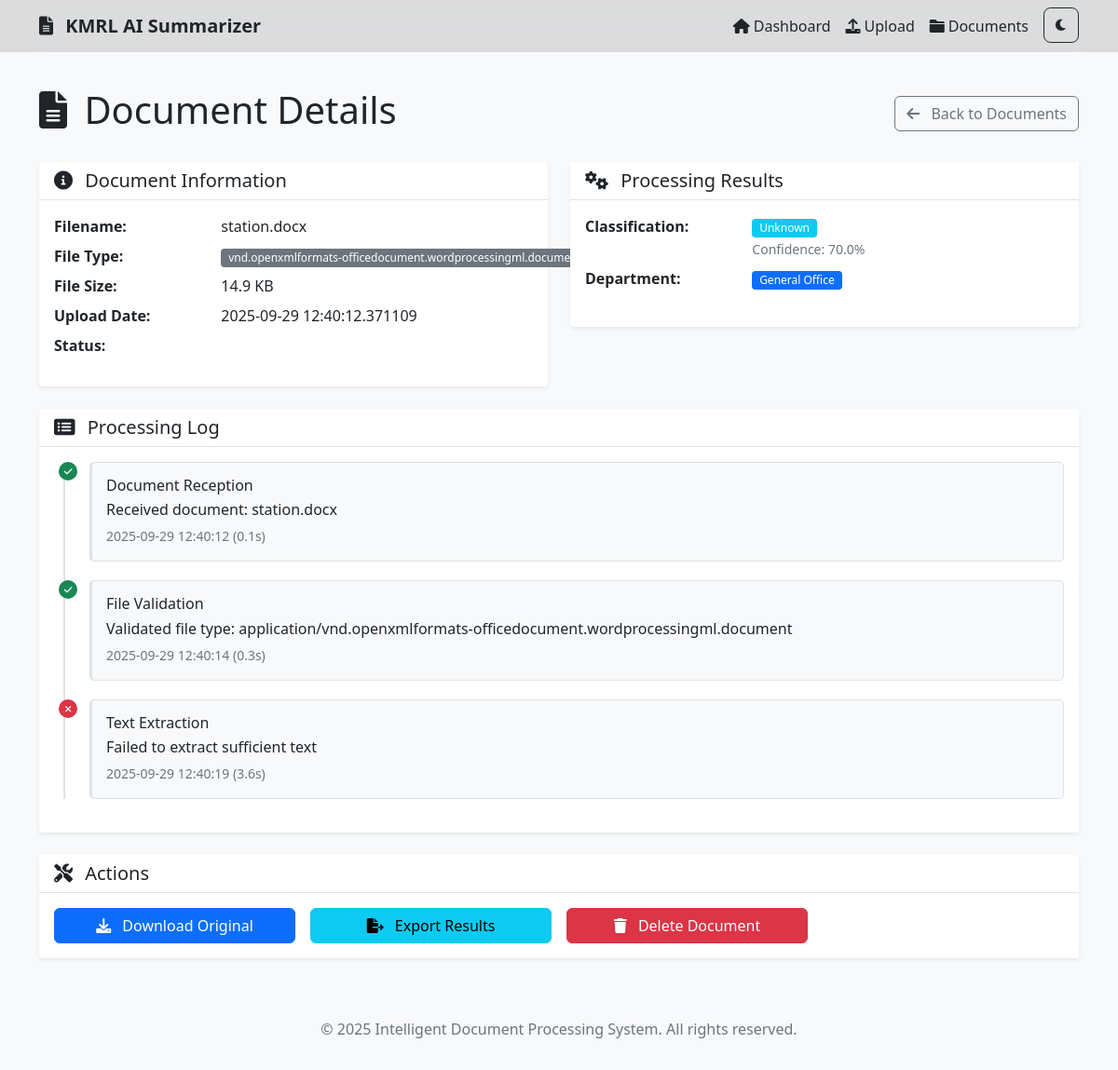
The app's page /document/6 with its own data.
### app.py (models this page shows, shortened)
class Document(db.Model):
    id = db.Column(db.Integer, primary_key=True)
    filename = db.Column(db.String(255), nullable=False)
    original_filename = db.Column(db.String(255), nullable=False)
    file_type = db.Column(db.String(50))
    file_size = db.Column(db.Integer)
    upload_date = db.Column(db.DateTime, default=datetime.utcnow)
    status = db.Column(db.String(50), default='uploaded')
    extracted_text = db.Column(db.Text)
    summary = db.Column(db.Text)
    document_type = db.Column(db.String(100))
    confidence_score = db.Column(db.Float)
    department = db.Column(db.String(100))

### app.py (the view, shortened to what this page needs)
@app.route('/document/<int:doc_id>')
def document_detail(doc_id):
    document = Document.query.get_or_404(doc_id)
    logs = []
    if document.status in ['processed', 'complete', 'failed']:
        import random
        from datetime import timedelta
        reception_time = document.upload_date
        logs.append({
            'module': 'document reception',
            'message': f'Received document: {document.original_filename}',
            'status': 'completed',
            'timestamp': reception_time.strftime('%Y-%m-%d %H:%M:%S'),
            'processing_time': 0.1
        })
        validation_time = reception_time + timedelta(seconds=2)
        logs.append({
            'module': 'file validation',
            'message': f'Validated file type: {document.file_type}',
            'status': 'completed',
            'timestamp': validation_time.strftime('%Y-%m-%d %H:%M:%S'),
            'processing_time': 0.3
        })
        extraction_time = validation_time + timedelta(seconds=5)
        extraction_status = 'completed' if document.extracted_text and len(document.extracted_text.strip()) > 10 else 'failed'
        extraction_message = f'Successfully extracted {len(document.extracted_text)} characters' if extraction_status == 'completed' else 'Failed to extract sufficient text'
        logs.append({
            'module': 'text extraction',
            'message': extraction_message,
            'status': extraction_status,
            'timestamp': extraction_time.strftime('%Y-%m-%d %H:%M:%S'),
            'processing_time': random.uniform(1.5, 8.0)
        })
    return render_template('document_detail.html', document=document, logs=logs)

### frontend/templates/document_detail.html (shortened to what this page needs)
{% extends "base.html" %}
{% block content %}
<div class="row">
    <div class="col-12">
        <div class="d-flex justify-content-between align-items-center mb-4">
            <h1>
                <i class="fas fa-file-alt me-2"></i>
                Document Details
            </h1>
            <div>
                <a href="{{ url_for('documents') }}" class="btn btn-outline-secondary">
                    <i class="fas fa-arrow-left me-2"></i>
                    Back to Documents
                </a>
            </div>
        </div>
    </div>
</div>
<div class="row">
    <div class="col-md-6">
        <div class="card">
            <div class="card-header">
                <h5 class="mb-0">
                    <i class="fas fa-info-circle me-2"></i>
                    Document Information
                </h5>
            </div>
            <div class="card-body">
                <dl class="row">
                    <dt class="col-sm-4">Filename:</dt>
                    <dd class="col-sm-8">{{ document.original_filename }}</dd>
                    <dt class="col-sm-4">File Type:</dt>
                    <dd class="col-sm-8">
                        <span class="badge bg-secondary">
                            {{ document.file_type.split('/')[-1] if document.file_type else 'unknown' }}
                        </span>
                    </dd>
                    <dt class="col-sm-4">File Size:</dt>
                    <dd class="col-sm-8">
                        {% if document.file_size %}
                            {% if document.file_size < 1024 %}
                                {{ document.file_size }} B
                            {% elif document.file_size < 1048576 %}
                                {{ "%.1f"|format(document.file_size/1024) }} KB
                            {% elif document.file_size < 1073741824 %}
                                {{ "%.1f"|format(document.file_size/1048576) }} MB
                            {% else %}
                                {{ "%.1f"|format(document.file_size/1073741824) }} GB
                            {% endif %}
                        {% else %}
                            Unknown
                        {% endif %}
                    </dd>
                    <dt class="col-sm-4">Upload Date:</dt>
                    <dd class="col-sm-8">
                        {% if document.upload_date %}
                            {{ document.upload_date }}
                        {% else %}
                            N/A
                        {% endif %}
                    </dd>
                    <dt class="col-sm-4">Status:</dt>
                    <dd class="col-sm-8">
                    </dd>
                </dl>
            </div>
        </div>
    </div>
    <div class="col-md-6">
        <div class="card">
            <div class="card-header">
                <h5 class="mb-0">
                    <i class="fas fa-cogs me-2"></i>
                    Processing Results
                </h5>
            </div>
            <div class="card-body">
                <dl class="row">
                    <dt class="col-sm-4">Classification:</dt>
                    <dd class="col-sm-8">
                        {% if document.document_type %}
                            <span class="badge bg-info">{{ document.document_type }}</span>
                            {% if document.confidence_score %}
                                <br><small class="text-muted">
                                    Confidence: {{ (document.confidence_score * 100)|round(1) }}%
                                </small>
                            {% endif %}
                        {% else %}
                            <span class="text-muted">Not classified</span>
                        {% endif %}
                    </dd>
                    <dt class="col-sm-4">Department:</dt>
                    <dd class="col-sm-8">
                        {% if document.department %}
                            <span class="badge bg-primary">{{ document.department }}</span>
                        {% else %}
                            <span class="text-muted">Not routed</span>
                        {% endif %}
                    </dd>
                </dl>
            </div>
        </div>
    </div>
</div>
<div class="row mt-4">
    <div class="col-12">
        <div class="card">
            <div class="card-header">
                <h5 class="mb-0">
                    <i class="fas fa-list-alt me-2"></i>
                    Processing Log
                </h5>
            </div>
            <div class="card-body">
                {% if logs %}
                    <div class="timeline">
                        {% for log in logs %}
                            <div class="timeline-item">
                                <div class="timeline-marker
                                    {% if log.status == 'completed' %}bg-success
                                    {% elif log.status == 'failed' %}bg-danger
                                    {% elif log.status == 'started' %}bg-primary
                                    {% else %}bg-warning{% endif %}">
                                    {% if log.status == 'completed' %}
                                        <i class="fas fa-check"></i>
                                    {% elif log.status == 'failed' %}
                                        <i class="fas fa-times"></i>
                                    {% elif log.status == 'started' %}
                                        <i class="fas fa-play"></i>
                                    {% else %}
                                        <i class="fas fa-clock"></i>
                                    {% endif %}
                                </div>
                                <div class="timeline-content">
                                    <h6 class="mb-1">{{ log.module|title }}</h6>
                                    <p class="mb-1">{{ log.message }}</p>
                                    <small class="text-muted">
                                        {% if log.timestamp %}
                                            {{ log.timestamp }}
                                        {% endif %}
                                        {% if log.processing_time %}
                                            ({{ log.processing_time|round(2) }}s)
                                        {% endif %}
                                    </small>
                                </div>
                            </div>
                        {% endfor %}
                    </div>
                {% else %}
                    <div class="text-center text-muted py-3">
                        <i class="fas fa-clipboard-list fa-2x mb-2"></i>
                        <p>No processing logs available</p>
                    </div>
                {% endif %}
            </div>
        </div>
    </div>
</div>
<div class="row mt-4">
    <div class="col-12">
        <div class="card">
            <div class="card-header">
                <h5 class="mb-0">
                    <i class="fas fa-tools me-2"></i>
                    Actions
                </h5>
            </div>
            <div class="card-body">
                <div class="row g-3">
                    <div class="col-md-3">
                        <button class="btn btn-primary w-100" onclick="downloadDocument()">
                            <i class="fas fa-download me-2"></i>
                            Download Original
                        </button>
                    </div>
                    <div class="col-md-3">
                        <button class="btn btn-info w-100" onclick="exportResults()">
                            <i class="fas fa-file-export me-2"></i>
                            Export Results
                        </button>
                    </div>
                    <div class="col-md-3">
                        <button class="btn btn-danger w-100" onclick="deleteDocument()">
                            <i class="fas fa-trash me-2"></i>
                            Delete Document
                        </button>
                    </div>
                </div>
            </div>
        </div>
    </div>
</div>
{% endblock %}

### frontend/static/css/style.css (style rules this page uses)
:root { --primary-color: #0d6efd; --secondary-color: #6c757d; --success-color: #198754; --warning-color: #ffc107; --danger-color: #dc3545; --info-color: #0dcaf0; --light-color: #f8f9fa; --dark-color: #000000; --bg-color: #f8f9fa; --text-color: #212529; --card-bg-color: #ffffff; --border-color: #dee2e6; --nav-bg-color: #0000001d; --nav-text-color: #212529; --footer-bg-color: #f8f9fa; --footer-text-color: #6c757d; }
body { font-family: "Segoe UI", Tahoma, Geneva, Verdana, sans-serif; background-color: var(--bg-color); color: var(--text-color); transition: background-color 0.3s ease, color 0.3s ease; padding-top: 70px; }
.card { border: none; box-shadow: 0 0.125rem 0.25rem rgba(0, 0, 0, 0.075); transition: box-shadow 0.15s ease-in-out, background-color 0.3s ease; background-color: var(--card-bg-color); color: var(--text-color); }
.card-header { background-color: var(--card-bg-color); border-bottom: 1px solid var(--border-color); font-weight: 600; }
.badge { font-size: 0.75em; font-weight: 500; }
.btn { font-weight: 500; border-radius: 0.375rem; transition: all 0.15s ease-in-out; }
.timeline { position: relative; padding-left: 2rem; }
.timeline::before { content: ""; position: absolute; left: 0.625rem; top: 0; bottom: 0; width: 2px; background: #dee2e6; }
.timeline-item { position: relative; margin-bottom: 1.5rem; }
.timeline-marker { position: absolute; left: -1.75rem; width: 1.5rem; height: 1.5rem; border-radius: 50%; display: flex; align-items: center; justify-content: center; color: white; font-size: 0.75rem; z-index: 1; }
.timeline-content { background: #fff; padding: 1rem; border-radius: 0.5rem; border: 1px solid #dee2e6; margin-left: 0.5rem; }

### frontend/static/css/dark-mode.css (style rules this page uses)
:root { transition: all 0s; }
body.theme-initialized { transition: background-color 0.3s ease, color 0.3s ease; }

### frontend/static/css/page-transitions.css (style rules this page uses)
a { transition: color 0.2s ease; }
html { transition: background-color 0.5s ease; }
.card { transition: transform 0.2s ease, box-shadow 0.2s ease, background-color 0.3s ease !important; }

### frontend/templates/document_detail.html (style rules this page uses)
.timeline { position: relative; padding-left: 30px; }
.timeline::before { content: ''; position: absolute; left: 10px; top: 0; bottom: 0; width: 2px; background: #dee2e6; }
.timeline-item { position: relative; margin-bottom: 20px; }
.timeline-marker { position: absolute; left: -25px; width: 20px; height: 20px; border-radius: 50%; display: flex; align-items: center; justify-content: center; color: white; font-size: 10px; }
.timeline-content { background: #f8f9fa; padding: 15px; border-radius: 5px; border-left: 3px solid #dee2e6; }

### records on screen
Document: original_filename "station.docx", file_type "vnd.openxmlformats-officedocument.wordprocessingml.document", document.file_size/1024 "14.9", upload_date "2025-09-29 12:40:12.371109", document_type "Unknown", (document.confidence_score*100)|round(1) "70.0", department "General Office"

### other values on screen
{{ log.module|title }} "Document Reception" "File Validation" "Text Extraction"
{{ log.message }} "Received document: station.docx" "Validated file type: application/vnd.openxmlformats-officedocument.wordprocessingml.document" "Failed to extract sufficient text"
{{ log.timestamp }} "2025-09-29 12:40:12" "2025-09-29 12:40:14" "2025-09-29 12:40:19"
{{ log.processing_time|round(2) }} "0.1" "0.3" "3.6"
